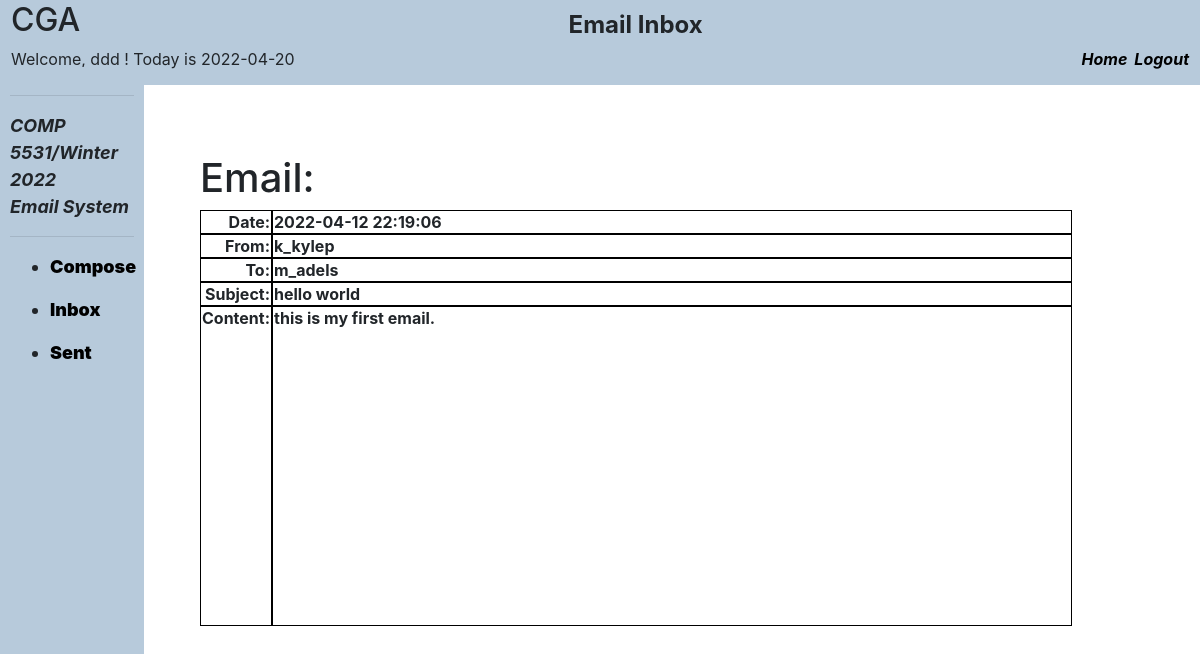
Screenshot of /Email/emailDetails.php?email_id=1006 with the database file from the repository.
### tables this page shows
CREATE TABLE `emails` (
  `id` int(11) NOT NULL AUTO_INCREMENT,
  `recipient` int(11) NOT NULL,
  `sender` int(11) NOT NULL,
  `email_subject` varchar(100) DEFAULT NULL,
  `email_body` varchar(100) DEFAULT NULL,
  `email_date` datetime DEFAULT NULL,
  PRIMARY KEY (`id`) 
   
);

CREATE TABLE `users` (
  `id` int NOT NULL AUTO_INCREMENT,
  `username` varchar(100) NOT NULL,
  `password` varchar(100) NOT NULL,
  `email` varchar(100) DEFAULT NULL,
  `profilePicture` varbinary(500) DEFAULT NULL,
  PRIMARY KEY (`id`),
  UNIQUE KEY `username` (`username`)
);

### Email/emailDetails.php (the view, shortened to what this page needs)
<?php
require_once "../php/config.php";
if (isset($_GET['email_id'])) {
  $user_check = $_GET['email_id'];
}
$result = mysqli_query($conn, "select emails.id, users.username as username, emails.email_subject, emails.email_body, r.username as sender, emails.email_date from emails join users on emails.recipient = users.id join users r on r.id = emails.sender where emails.id = '$user_check' ");
$count = mysqli_num_rows($result);
if ($count == 1) {
  echo "aaa";
  $row = mysqli_fetch_array($result, MYSQLI_ASSOC);
} else {
  $error = "The email id is invalid";
  header("location: inbox.php");
}
?>
<!DOCTYPE html>
<html>
<head>
  <link rel="stylesheet" href="../style.css" />
  <link rel="stylesheet" href="https://stackpath.bootstrapcdn.com/bootstrap/4.5.0/css/bootstrap.min.css">
</head>
<body>
  <div class="header1" height="20%" scrolling="no">
    <table border="0" width="100%">
      <tbody>
        <tr width="100%">
          <td width="5%" align="left">
            <h2>CGA</h2>
          </td>
          <td align="center">
            <font size="5"><b>Email Inbox</b></font>
          </td>
        </tr>
      </tbody>
    </table>
    <table border="0" width="100%">
      <tbody>
        <tr width="100%">
          <td align="left">
            <font size="3">Welcome, <?php echo "ddd"; ?> <?php echo htmlspecialchars($_SESSION["username"]); ?>! <?php echo "Today is " . date("Y-m-d") . "<br>"; ?></font>
          </td>
          <td align="right">
            <i>
              <b>
                <a href="../welcome.php">
                  <font class="home_link" color="black">Home</font>
                </a>
              </b>
            </i>
            <i>
              <b>
                <a href="../logout.php">
                  <font color="black">Logout</font>
                </a>
              </b>
            </i>
            <br>
          </td>
        </tr>
      </tbody>
    </table>
  </div>
  <div class="menu1" height="100%" width="150px">
    <hr>
    <b>
      <font size="4">
        <i>
          COMP 5531/Winter 2022
          <br>
          Email System
        </i>
      </font>
    </b>
    <hr>
    <b>
      <font size="4">
        <ul>
          <li>
            <a href="compose.php">
              <b>
                <font color="black">Compose</font>
              </b>
            </a>
          </li>
        </ul>
      </font>
    </b>
    <b>
      <font size="4">
        <ul>
          <li>
            <a href="inbox.php">
              <b>
                <font color="black">Inbox</font>
              </b>
            </a>
          </li>
        </ul>
      </font>
    </b>
    <b>
      <font size="4">
        <ul>
          <li>
            <a href="sent.php">
              <b>
                <font color="black">Sent</font>
              </b>
            </a>
          </li>
        </ul>
      </font>
    </b>
  </div>
  <div class="main_home">
    <h1>
      <?php echo htmlspecialchars($_SESSION["username"]); ?> Email:
    </h1>
    <table class="email_table">
      <tr class="email_tr">
        <th class="emil_th text-right">Date: </th>
        <th class="emil_th text-right">From: </th>
        <th class="emil_th text-right">To: </th>
        <th class="emil_th text-right">Subject: </th>
        <th class="emil_th text-right content_height">Content: </th>
      </tr>
      <tr class="email_tr table_value  h-100">
        <th class="emil_th"><?= $row['email_date'] ?> </th>
        <th class="emil_th"><?= $row['sender'] ?> </th>
        <th class="emil_th"><?= $row['username'] ?> </th>
        <th class="emil_th"><?= $row['email_subject'] ?> </th>
        <th class="emil_th content_height my-auto"><div class="align-middle"><?= $row['email_body'] ?></div></th>
      </tr>
    </table>
  </div>
</body>
</html>

### style.css (style rules this page uses)
body { background-color: #faf0e6; }
.header1 { background-color: #B7CADB; display: block; position: fixed; top: 0; left: 0; padding-left: 10px; width: 100%; padding-right: 10px; padding-bottom:15px; }
.menu1 { background-color: #B7CADB; width: 12%; padding-top: 1%; padding-bottom: 100%; margin-top:5.7%; position:fixed; left: 0; padding-left: 10px; padding-right: 10px; top:-1px; }
.main_home { margin-left:200px; margin-top: 130px; position: static; }
.home_link { margin-right: 1%; }
a { color:inherit; text-decoration: none; }

### Email/emailDetails.php (style rules this page uses)
.email_table { border-collapse: collapse; width: 100%; height: 80% }
.email_tr { display: block; float: left; }
.emil_th, .email_td { display: block; border: 1px solid black; }
.table_value { width: 80%; }
.content_height { height: 50%; }

### rows the page displays
emails: email_date "2022-04-12 22:19:06", users.username "k_kylep", users.username "m_adels", email_subject "hello world", email_body "this is my first email."
